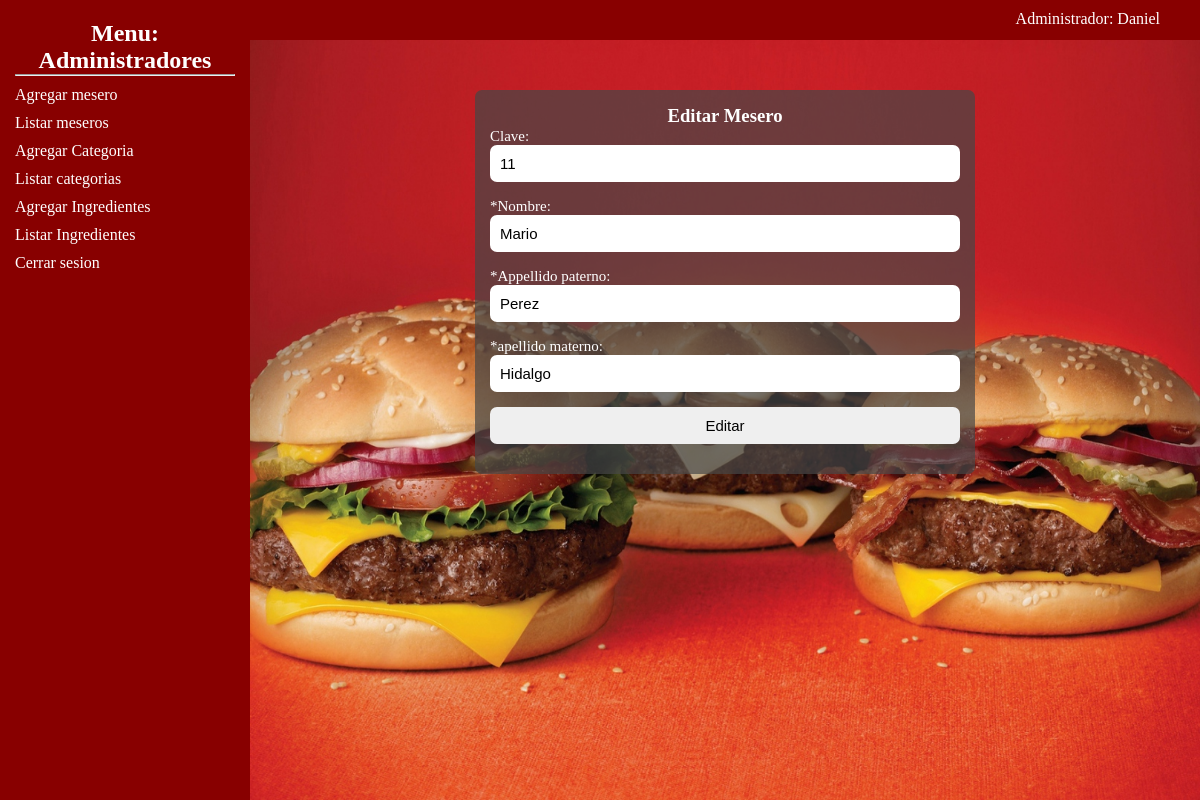
The page /interface/administrador/modificar-mesero.php?id=11 (signed in) on the database its author committed.
### tables this page shows
CREATE TABLE `tb_mesero` (
  `id_mesero` int(11) NOT NULL,
  `nombre` varchar(45) DEFAULT NULL,
  `app` varchar(45) DEFAULT NULL,
  `apm` varchar(45) DEFAULT NULL
);

### interface/administrador/modificar-mesero.php (the view, shortened to what this page needs)
<!DOCTYPE html>
<html lang="es">
    <head>
        <link rel="stylesheet" href="../../css/interface.css">
    </head>
    <body>
    <?php include ('nav.php');?>
    <main>
       <?php
        $id=$_GET['id'];
        $modelo=new conexion();
        $conexion=$modelo->get_conexion();
        $sql2="SELECT * from tb_mesero where id_mesero=$id";
        $decalaracion2=$conexion->prepare($sql2);
        $decalaracion2->execute();
        $resultado2=$decalaracion2->fetch();
        ?>
        <form action="../../php/modificar/mesero.php?id=<?php echo $_GET['id'] ?>" method="post">
            <h3>Editar Mesero</h3>
            <label for="id"> Clave: </label>
            <input type="text" id="id" name="id" placeholder="Clave" value="<?php echo $resultado2[0] ?>">
            <label for="nombre">*Nombre:</label>
            <input type="text" id="nombre" name="nombre" placeholder="Nombre" required value="<?php echo $resultado2[1] ?>">
            <label for="app">*Appellido paterno:</label>
            <input type="text" id="app" name="app" placeholder="app" required value="<?php echo $resultado2[2] ?>">
            <label for="apm">*apellido materno:</label>
            <input type="text" id="apm" name="apm" placeholder="apm" required value="<?php echo $resultado2[3] ?>">
            <input type="submit" value="Editar">
        </form>
    </main>
    </body>
</html>

### css/interface.css (style rules this page uses)
* { margin: 0px; padding: 0px; box-sizing: border-box; }
main { position: relative; left: 250px; top: 40px; width: calc(100vw - 250px); height: calc(100vh - 40px); background-image: url(../img/fondo2.jpg); background-size: 100% 100%; background-repeat: no-repeat; padding: 50px; }

### css/formulario-interface.css (style rules this page uses)
form { max-width: 500px; margin:0px auto; padding: 15px; background: rgba(70,70,70,0.7); border-radius: 7px; }
form h3 { color: #fff; text-align: center; }
form input,label { width: 100%; }
form input { padding: 10px; margin-bottom: 15px; border-radius: 7px; font-size: 15px; border: none; }
form label { margin-bottom: 5px; color: #fff; font-size: 15px; }
form input[type="submit"] { cursor: pointer; }

### rows shown on the page
tb_mesero: id "11", nombre "Mario", app "Perez", apm "Hidalgo"

### other values the page prints
$_SESSION["nombre"] "Daniel"
